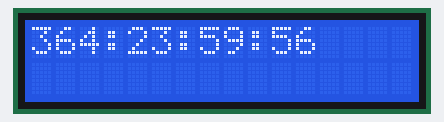
A sketch run on a simulated Arduino Uno, built with avr-gcc and run on an emulated ATmega328P. Shown: 16×2 character LCD.

Above: at 3.1 s.
At 7.1 s:
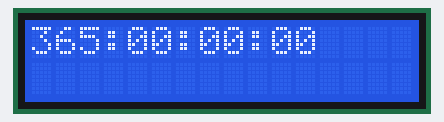
At 12.1 s:
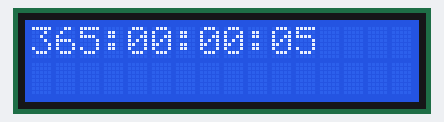
At 21.1 s:
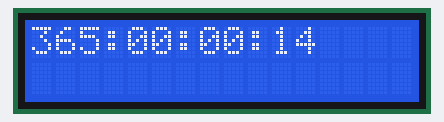
At 30.1 s:
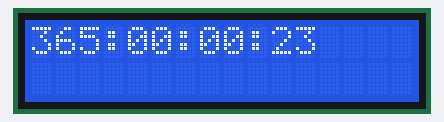
At 39.1 s:
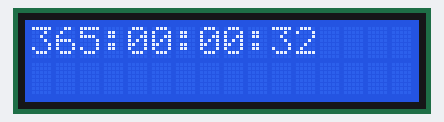

The sketch:

LCD_clock.ino
```cpp
#include <LiquidCrystal.h>

const int reset = 12, enable = 11, d4 = 6, d5 = 5, d6 = 4, d7 = 3;
LiquidCrystal lcd(reset, enable, d4, d5, d6, d7);

String s = "";
int sec=55, minute=59, hour=23, day=364, week=0, yr=0;
int timeSinceStart = 2, compareTime = 3, x=5;
void setup() {
  // put your setup code here, to run once:
  lcd.begin(16,2);
  lcd.setCursor(0,0);
  delay(1000);

}

void loop() {
  // put your main code here, to run repeatedly:
  compareTime = millis()/1000;
  if (compareTime - timeSinceStart > 0){
    sec += 1;
    timeSinceStart = millis() / 1000;

    if (sec == 60){
      minute += 1;
      sec = 0;
      }
    if (minute == 60){
      hour += 1;
      minute = 0;
      }
    if (hour == 24){
      day += 1;
      hour = 0;
      }
      /*
    if (day == 7){
      week += 1;
      day == 0;
      lcd.clear();
      }
    if (week == 52){
      year += 1;
      week = 0;
      lcd.clear();
      }
      */
    lcd.setCursor(0,0);
    s = "";
    if (day < 100)
      s += "0";
    if(day < 10)
      s += "0";
    s += day;
    s += ":";
    if (hour < 10)
      s += "0";
    s += hour;
    s += ":";
    if (minute < 10)
      s += "0";
    s += minute;
    s += ":";
    if (sec < 10)
      s += "0";
    s += sec;
    lcd.print(s);
    //lcd.print(sec);
  }
}
```

Measured:
- what the display in image 0 shows lasts 1.0 s, from 3.0 s to 4.0 s
